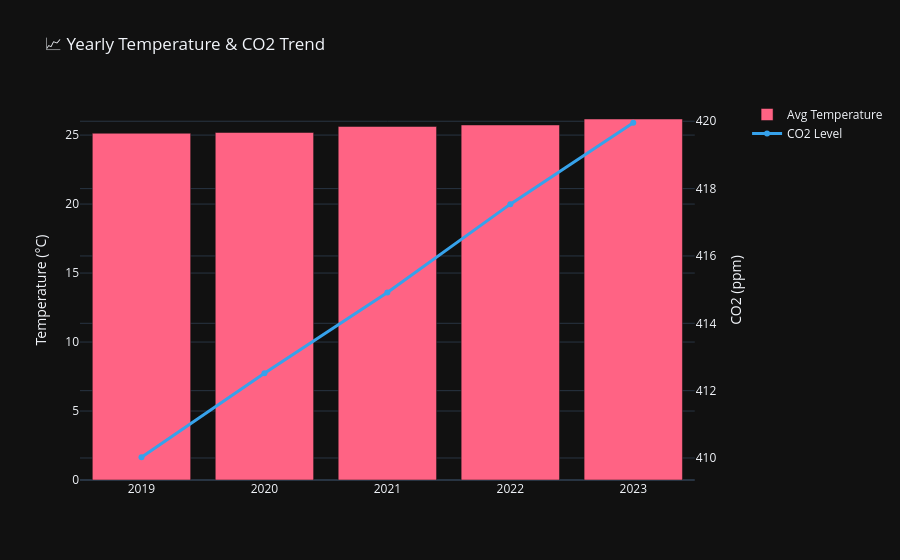

The cell this chart's notebook holds for it:
### Code cell
yearly = df.groupby('Year')[['Temperature', 'CO2_Level']].mean().reset_index()

fig = make_subplots(specs=[[{"secondary_y": True}]])
fig.add_trace(go.Bar(x=yearly['Year'], y=yearly['Temperature'],
                      name='Avg Temperature', marker_color='#FF6384'),
              secondary_y=False)
fig.add_trace(go.Scatter(x=yearly['Year'], y=yearly['CO2_Level'],
                          name='CO2 Level', line=dict(color='#36A2EB', width=3)),
              secondary_y=True)
fig.update_layout(title='📈 Yearly Temperature & CO2 Trend',
                  template='plotly_dark')
fig.update_yaxes(title_text="Temperature (°C)", secondary_y=False)
fig.update_yaxes(title_text="CO2 (ppm)", secondary_y=True)
fig.show()

### Figure 1 — Plotly figure (JSON) as saved in the notebook; plotly's stock layout.template omitted (floating-point values rounded to 4 significant figures)
{"data": [{"marker": {"color": "#FF6384"}, "name": "Avg Temperature", "type": "bar", "x": [2019, 2020, 2021, 2022, 2023], "xaxis": "x", "y": [25.13, 25.19, 25.63, 25.73, 26.17], "yaxis": "y"}, {"line": {"color": "#36A2EB", "width": 3}, "name": "CO2 Level", "type": "scatter", "x": [2019, 2020, 2021, 2022, 2023], "xaxis": "x", "y": [410.0, 412.5, 414.9, 417.5, 420.0], "yaxis": "y2"}], "layout": {"title": {"text": "📈 Yearly Temperature & CO2 Trend"}, "xaxis": {"anchor": "y", "domain": [0, 0.94]}, "yaxis": {"anchor": "x", "domain": [0, 1], "title": {"text": "Temperature (°C)"}}, "yaxis2": {"anchor": "x", "overlaying": "y", "side": "right", "title": {"text": "CO2 (ppm)"}}}}
